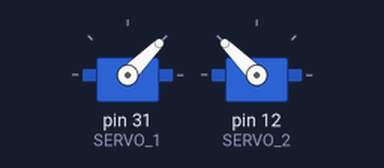
Bench run of a sketch on a simulated Arduino Mega 2560, built with avr-gcc and run on an emulated ATmega2560. Parts: 2 × servo.

Above: at 0.05 s.
At 3.0 s:
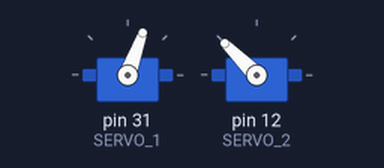
At 6.0 s:
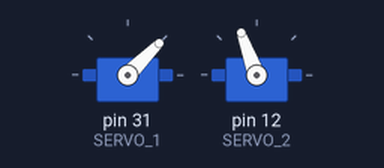
Timing chart, 0 to 7.8 s (numbered marks = the images above):
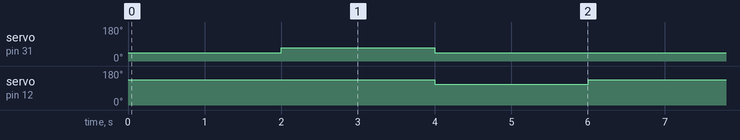

The sketch:

servo_test.ino
```cpp
#include <Servo.h> //Servo library

const int SERVO_1 = 31;
const int SERVO_2 = 12;

Servo servo_test_1;
Servo servo_test_2;


void setup() {
  // put your setup code here, to run once:
  Serial.begin(9600);
  servo_test_1.attach(SERVO_1); // attach the signal pin of servo to pin44 of arduino
  servo_test_2.attach(SERVO_2); // attach the signal pin of servo to pin45 of arduino
}

void loop() {
  // put your main code here, to run repeatedly:
  servo_test_1.write(45);
  servo_test_2.write(135);
  delay(2000);
//  servo_test_1.write(0);
//  servo_test_2.write(0);
//  delay(2000);
  servo_test_1.write(70);
  servo_test_2.write(135);
  delay(2000);
  servo_test_1.write(45);
  servo_test_2.write(110);
  delay(2000);


}
```

Measured:
- by itself, servo on pin 31 (SERVO_1): alternates 70° for 2.0 s and 45° for 4.0 s
- by itself, servo on pin 12 (SERVO_2): alternates 135° for 4.0 s and 110° for 2.0 s
